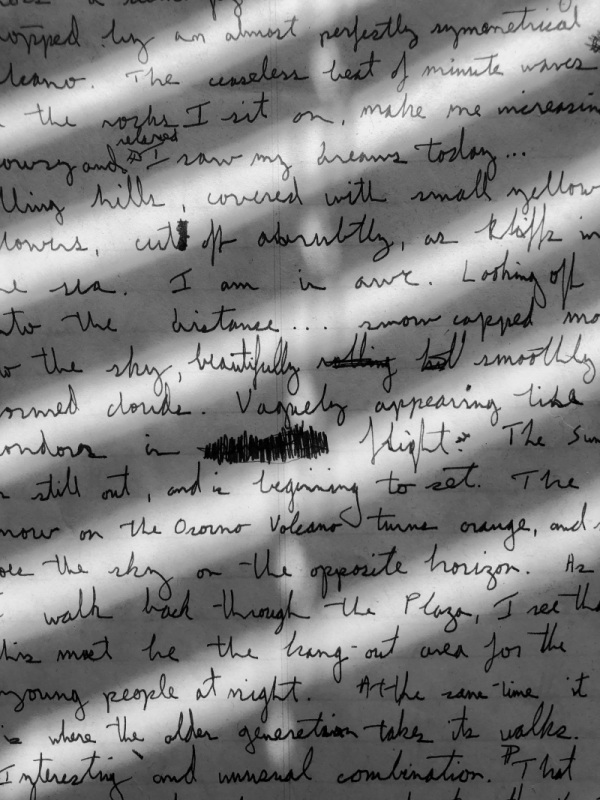
#> input picture Learn/05_threshold/handwritten.png, 600 x 800 px
$ python adaptive_threshold.py
#> lines starting #> are read from the running program, lines starting #| are printed output that depends on the picture; after the words box and inside, x2 and y2 are one past the last pixel; in counts of white or black regions, pixels touching at a corner belong together
import os
import cv2

img = cv2.imread(os.path.join('.', 'handwritten.png'))
#> img is the input picture: shape (800, 600, 3); mean B, G, R 129.6, 129.6, 129.6
img_gray = cv2.cvtColor(img, cv2.COLOR_BGR2GRAY)

adaptive_thresh = cv2.adaptiveThreshold(img_gray, 255, cv2.ADAPTIVE_THRESH_GAUSSIAN_C, cv2.THRESH_BINARY, 21, 30)
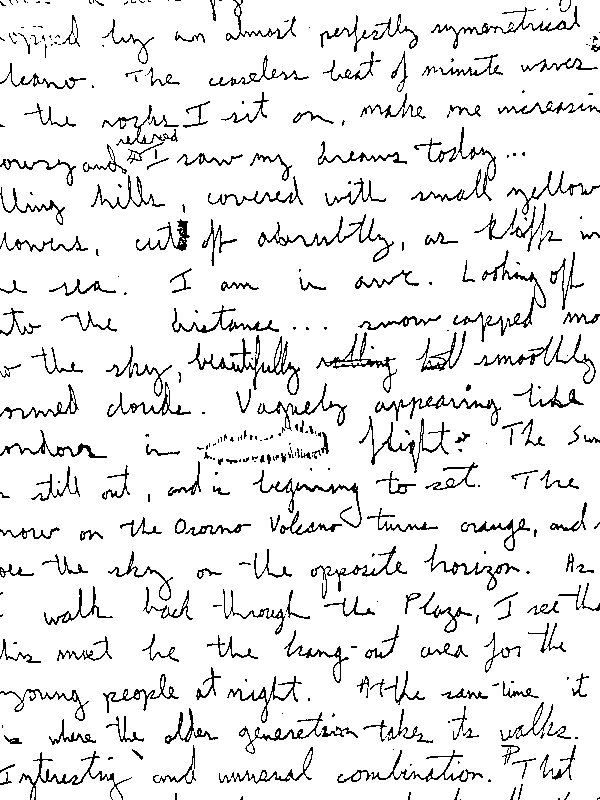
#> adaptive_thresh: shape (800, 600); 91.7% white; black in thin lines or dots
ret, simple_thresh = cv2.threshold(img_gray, 80, 255, cv2.THRESH_BINARY)
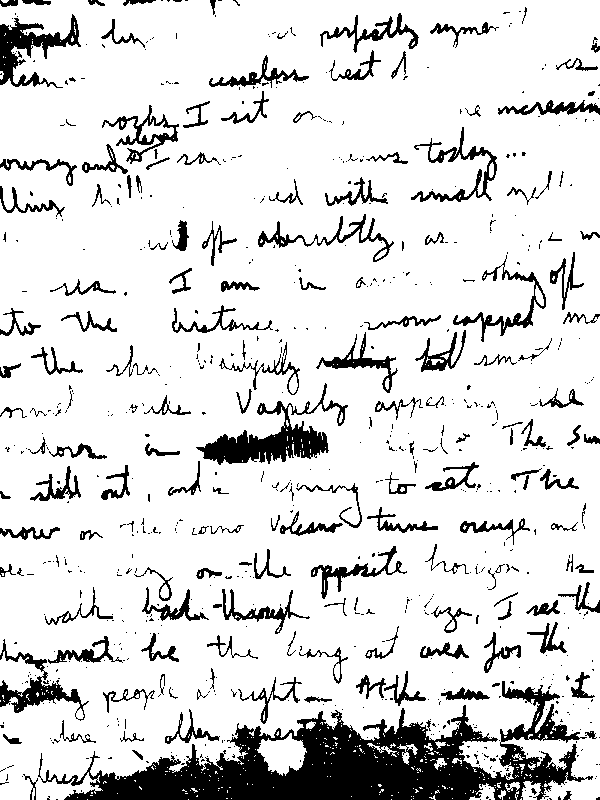
#> simple_thresh: shape (800, 600); 85.9% white; 733 black regions (565 under 20 px), largest, box (x1, y1, x2, y2) and area: (38, 681, 593, 800) 24254, (196, 383, 348, 465) 3624, (0, 14, 81, 88) 2177

cv2.imshow('img', img)
cv2.imshow('adaptive_thresh', adaptive_thresh)
cv2.imshow('simple_thresh', simple_thresh)
cv2.waitKey(0)

$ run again, with Learn/05_threshold/bear.jpg saved as Learn/05_threshold/handwritten.png
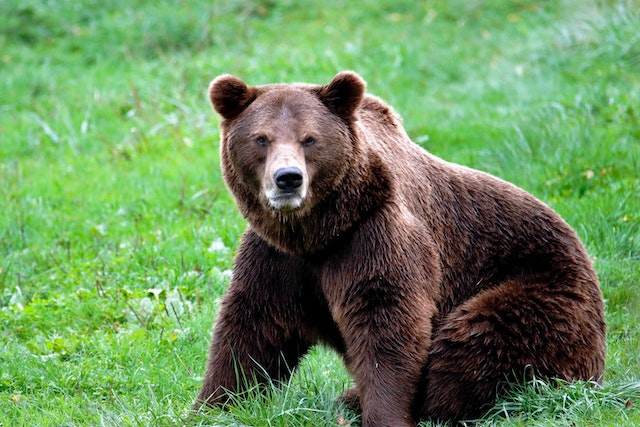
#> input picture Learn/05_threshold/bear.jpg, 640 x 427 px
#> img is the input picture: shape (427, 640, 3); mean B, G, R 91.8, 141.6, 106.1
#> `adaptive_thresh = cv2.adaptiveThreshold(img_gray, 255, cv2.ADAPTIVE_TH..`:
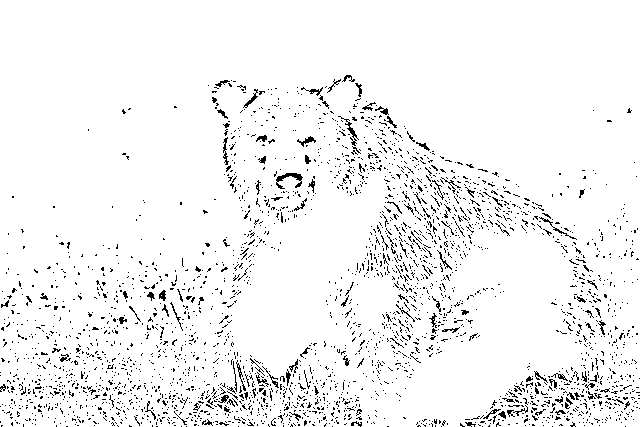
#> adaptive_thresh: shape (427, 640); 95% white; black in thin lines or dots, all inside (x1, y1, x2, y2) = (0, 75, 640, 427)
#> `ret, simple_thresh = cv2.threshold(img_gray, 80, 255, cv2.THRESH_BINARY)`:
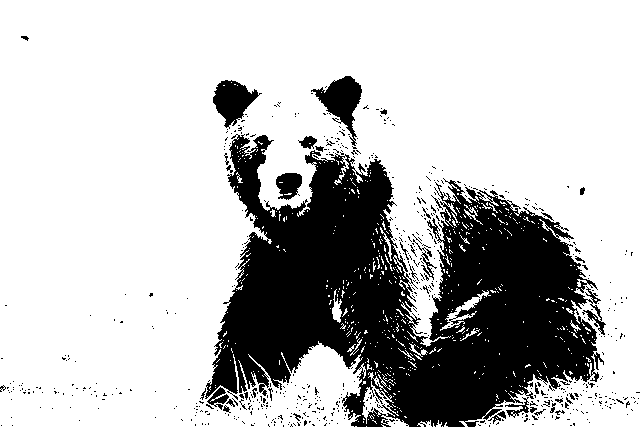
#> simple_thresh: shape (427, 640); 74.5% white; 619 black regions (580 under 20 px), largest, box (x1, y1, x2, y2) and area: (205, 134, 606, 427) 63228, (311, 76, 362, 146) 1463, (213, 80, 262, 129) 1258
